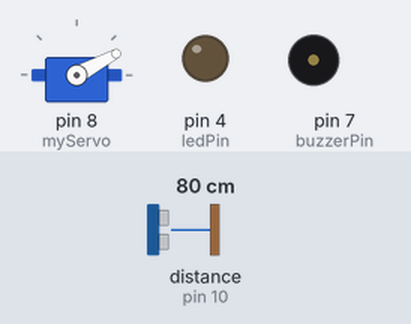
A sketch run on a simulated Arduino Uno, built with avr-gcc and run on an emulated ATmega328P. Parts: servo, output pins drawn as LEDs (lit = HIGH), buzzer (waves = sounding, pin HIGH). Wiring (inferred from the names in the program): ultrasonic range finder: trigger pin 9; echo pin 10. Inputs (shaded band) come from the test bench; at power-on: distance to the obstacle (sensor on pin 10) 80 cm. The echo pulse lasts 58.3 µs per cm; pins used as bus, display or sensor lines are not drawn; what the sketch prints to the serial monitor is not drawn.

Above: at 1.28 s.
1.3 s: distance to the obstacle (sensor on pin 10) set to 2 cm
At 1.48 s:
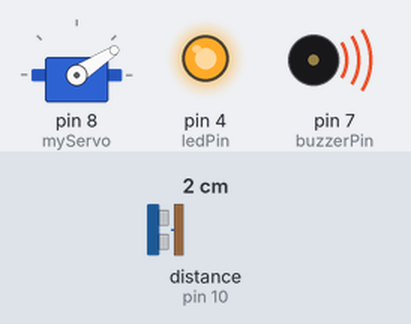
4.3 s: distance to the obstacle (sensor on pin 10) set to 15 cm
7.3 s: distance to the obstacle (sensor on pin 10) set to 18 cm
At 7.57 s:
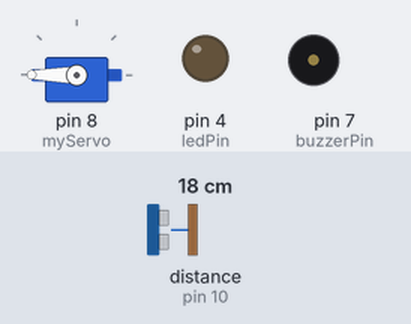
10.3 s: distance to the obstacle (sensor on pin 10) set to 9 cm
At 10.46 s:
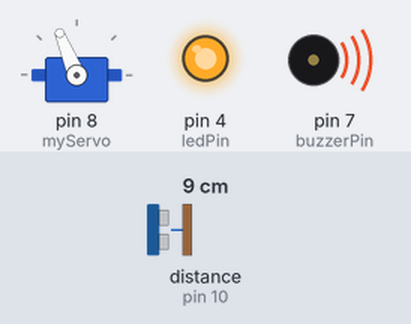
13.3 s: distance to the obstacle (sensor on pin 10) set to 60 cm
At 13.45 s:
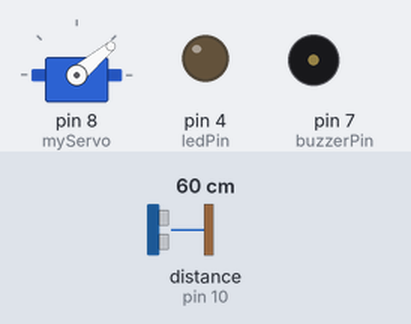
16.3 s: distance to the obstacle (sensor on pin 10) set to 183 cm
Timing chart, 0 to 20.3 s (numbered marks = the images above; inputs shaded):
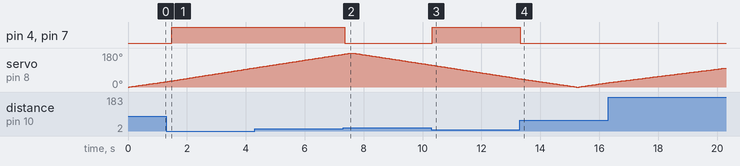

Measured:
- the behaviour switches between 16 and 17 cm on distance to the obstacle (sensor on pin 10) (found by bisection; images 1 and 2)
- after the input at 1.3 s, pin 4 (ledPin), pin 7 (buzzerPin): LOW → HIGH after 0.18 s
- after the input at 7.3 s, pin 4 (ledPin), pin 7 (buzzerPin): HIGH → LOW after 0.06 s
- after the input at 10.3 s, pin 4 (ledPin), pin 7 (buzzerPin): LOW → HIGH at once
- after the input at 13.3 s, pin 4 (ledPin), pin 7 (buzzerPin): HIGH → LOW at once

The sketch:

Radar_sketchC.ino
```cpp
#include <Servo.h>
Servo myServo;
const int trigPin = 9;
const int echoPin = 10;
const int buzzerPin = 7;
const int ledPin = 4;
long duration;
int distance;
float filteredDistance = 0;

void setup() {
  pinMode(trigPin, OUTPUT);
  pinMode(echoPin, INPUT);
  pinMode(buzzerPin, OUTPUT);
  pinMode(ledPin, OUTPUT);
  Serial.begin(9600);
  myServo.attach(8);
}
void loop() {
  // Forward sweep
  for (int i = 0; i <= 180; i++) {
    myServo.write(i);
    delay(40);
    distance = calculateDistance();
    filteredDistance = 0.7 * filteredDistance + 0.3 * distance;
    if(distance == 0) {
      return;
    }
    if (filteredDistance < 15) {
      digitalWrite(buzzerPin, HIGH);
      digitalWrite(ledPin, HIGH);
    }
    else {
      digitalWrite(buzzerPin, LOW);
      digitalWrite(ledPin, LOW);
    }

    Serial.print(i);
    Serial.print(",");
    Serial.print((int)filteredDistance);
    Serial.print(".");
    // Serial.print("Angle: ");
    // Serial.print(i);
    // Serial.print(" | Distance: ");
    // Serial.println(filteredDistance);
  }
  // Return sweep:
  for (int i = 180; i >= 0; i--) {
    myServo.write(i);
    delay(40);
    distance = calculateDistance();
    if(distance == 0) {
      return;
    }
    filteredDistance = 0.7 * filteredDistance + 0.3 * distance;

    if (filteredDistance < 15) {
      digitalWrite(buzzerPin, HIGH);
      digitalWrite(ledPin, HIGH);
    }
    else {
      digitalWrite(buzzerPin, LOW);
      digitalWrite(ledPin, LOW);
    }

    Serial.print(i);
    Serial.print(",");
    Serial.print((int)filteredDistance);
    Serial.print(".");
    // Serial.print("Angle: ");
    // Serial.print(i);
    // Serial.print(" | Distance: ");
    // Serial.println(filteredDistance);
  }
}
int calculateDistance() {
  digitalWrite(trigPin, LOW);
  delayMicroseconds(2);
  digitalWrite(trigPin, HIGH);
  delayMicroseconds(10);
  digitalWrite(trigPin, LOW);
  duration = pulseIn(echoPin, HIGH);
  distance = duration * 0.034 / 2;
  return distance;
}
```
